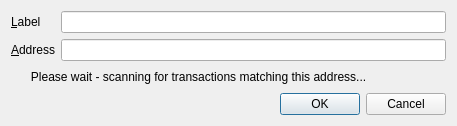
<?xml version="1.0" encoding="UTF-8"?>
<ui version="4.0">
 <class>EditAddressDialog</class>
 <widget class="QDialog" name="EditAddressDialog">
  <property name="geometry">
   <rect>
    <x>0</x>
    <y>0</y>
    <width>457</width>
    <height>126</height>
   </rect>
  </property>
  <property name="windowTitle">
   <string>Edit Address</string>
  </property>
  <layout class="QVBoxLayout" name="verticalLayout">
   <item>
    <layout class="QFormLayout" name="formLayout">
     <property name="fieldGrowthPolicy">
      <enum>QFormLayout::AllNonFixedFieldsGrow</enum>
     </property>
     <item row="0" column="0">
      <widget class="QLabel" name="label">
       <property name="text">
        <string>&amp;Label</string>
       </property>
       <property name="buddy">
        <cstring>labelEdit</cstring>
       </property>
      </widget>
     </item>
     <item row="0" column="1">
      <widget class="QLineEdit" name="labelEdit">
       <property name="toolTip">
        <string>The label associated with this address book entry</string>
       </property>
      </widget>
     </item>
     <item row="1" column="0">
      <widget class="QLabel" name="label_2">
       <property name="text">
        <string>&amp;Address</string>
       </property>
       <property name="buddy">
        <cstring>addressEdit</cstring>
       </property>
      </widget>
     </item>
     <item row="1" column="1">
      <widget class="QLineEdit" name="addressEdit">
       <property name="toolTip">
        <string>The address associated with this address book entry. This can only be modified for sending addresses.</string>
       </property>
      </widget>
     </item>
    </layout>
   </item>
   <item>
    <widget class="QLabel" name="label_3">
     <property name="text">
      <string>      Please wait - scanning for transactions matching this address...</string>
     </property>
    </widget>
   </item>
   <item>
    <widget class="QDialogButtonBox" name="buttonBox">
     <property name="orientation">
      <enum>Qt::Horizontal</enum>
     </property>
     <property name="standardButtons">
      <set>QDialogButtonBox::Cancel|QDialogButtonBox::Ok</set>
     </property>
    </widget>
   </item>
  </layout>
 </widget>
 <resources/>
 <connections>
  <connection>
   <sender>buttonBox</sender>
   <signal>accepted()</signal>
   <receiver>EditAddressDialog</receiver>
   <slot>accept()</slot>
   <hints>
    <hint type="sourcelabel">
     <x>248</x>
     <y>254</y>
    </hint>
    <hint type="destinationlabel">
     <x>157</x>
     <y>274</y>
    </hint>
   </hints>
  </connection>
  <connection>
   <sender>buttonBox</sender>
   <signal>rejected()</signal>
   <receiver>EditAddressDialog</receiver>
   <slot>reject()</slot>
   <hints>
    <hint type="sourcelabel">
     <x>316</x>
     <y>260</y>
    </hint>
    <hint type="destinationlabel">
     <x>286</x>
     <y>274</y>
    </hint>
   </hints>
  </connection>
 </connections>
</ui>
